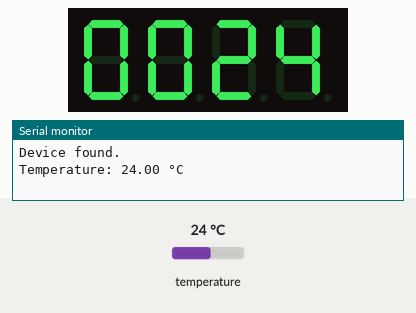
Recording of a sketch running on a simulated Arduino Uno, built with avr-gcc and run on an emulated ATmega328P. On the bench: 4-digit seven-segment display, the last lines printed to the serial monitor. The inputs (shaded band) are chosen by the test bench; at power-on: temperature 24 °C.

Above: at 2.4 s.
2.5 s: temperature set to 12 °C
At 8.8 s:
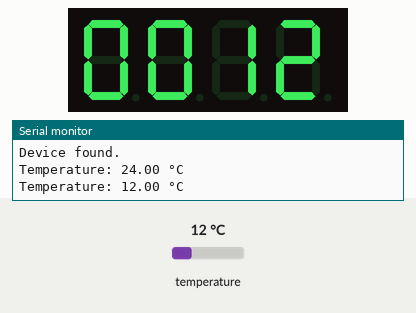
9.2 s: temperature set to 19 °C
At 14.0 s:
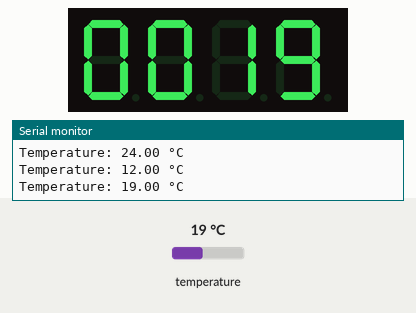
15.9 s: temperature set to 28 °C
At 20.3 s:
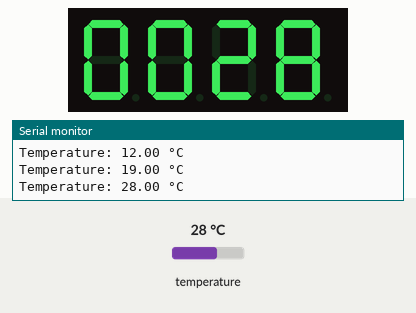
Timing chart, 0 to 21.8 s (numbered marks = the images above; inputs shaded):
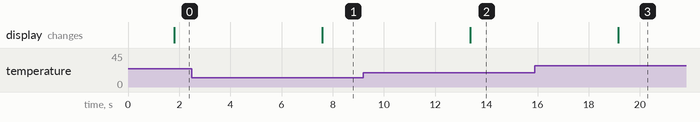

The sketch:

sketch.ino
```cpp
#include <OneWire.h>
#include <DallasTemperature.h>
#include <TM1637Display.h>

#define ONE_WIRE_BUS 2
#define CLK 4
#define DIO 5

OneWire oneWire(ONE_WIRE_BUS);
DallasTemperature sensors(&oneWire);
TM1637Display display(CLK, DIO);

void setup() {
  Serial.begin(9600);
  sensors.begin();

  delay(1000);

  if (sensors.getDeviceCount() == 0) {
    Serial.println("No devices found.");
  } else {
    Serial.println("Device found.");
    display.setBrightness(0x0f, true);
  }
}

void loop() {
  sensors.requestTemperatures();

  float temperature = sensors.getTempCByIndex(0);

  if (temperature == -127.00) {
    Serial.println("Error: Could not read temperature.");
  } else {
    Serial.print("Temperature: ");
    Serial.print(temperature);
    Serial.println(" °C");

    int tempToDisplay = (int)temperature;

    display.showNumberDec(tempToDisplay, true, 4, 0);
  }

  delay(5000);
}
```

Measured:
- after the input at 2.5 s, the display: changes after 5.1 s (image 1)
- after the input at 9.2 s, the display: changes after 4.2 s (image 2)
- after the input at 15.9 s, the display: changes after 3.3 s (image 3)
